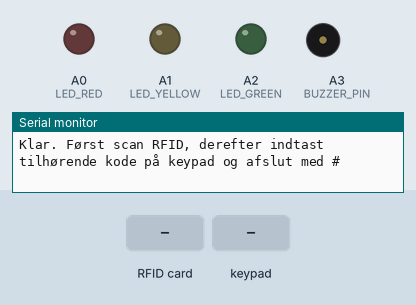
A sketch run on a simulated Arduino Uno, built with avr-gcc and run on an emulated ATmega328P. Shown: output pins drawn as LEDs (lit = HIGH), buzzer (waves = sounding), the last lines printed to the serial monitor. The inputs (shaded band) are chosen by the test bench. Pins used as bus, display or sensor lines are not drawn.

Above: at 1.2 s.
1.3 s: RFID card D1 30 EC 19 held to the reader
At 2.6 s:
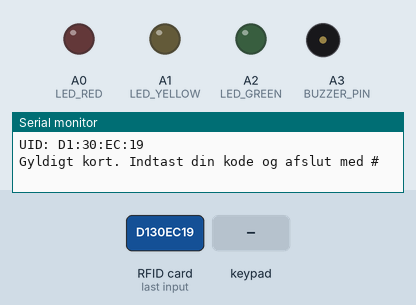
2.9 s: keypad keys 1 1 1 1 # pressed 0.4 s apart
At 6.0 s:
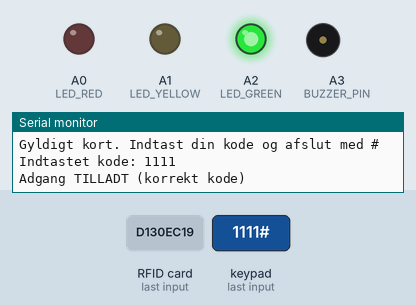
6.4 s: RFID card E3 07 B8 2E held to the reader
At 7.9 s:
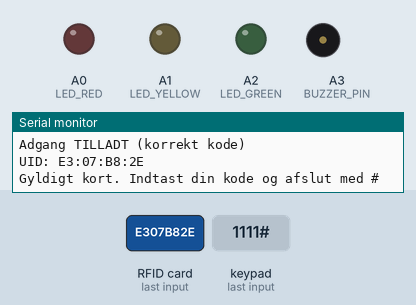
8.0 s: key '#' pressed
At 9.2 s:
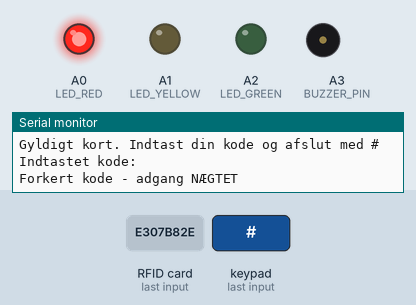
11.0 s: RFID card 07 94 F3 13 held to the reader
At 12.5 s:
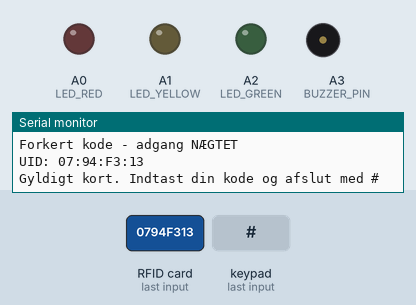
Timing chart, 0 to 13.5 s (numbered marks = the images above; inputs shaded):
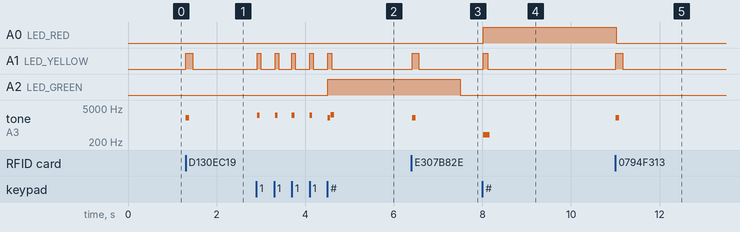

Measured:
- after the input at 1.3 s, A1 (LED_YELLOW): LOW → HIGH at once, → LOW 0.15 s later; tone on A3 (BUZZER_PIN): silent → 2000 Hz at once, → silent 0.08 s later
- after the input at 2.9 s, A1 (LED_YELLOW): alternates HIGH for 0.08 s and LOW for 0.32 s, 10 changes in all, then stays LOW, starting at once; A2 (LED_GREEN): LOW → HIGH after 1.6 s; tone on A3 (BUZZER_PIN): plays 2500 Hz for 0.06 s, 2500 Hz for 0.06 s, 2500 Hz for 0.06 s, 2500 Hz for 0.06 s, 2000 Hz for 0.06 s, 2600 Hz for 0.08 s, starting at once
- after the input at 6.4 s, A1 (LED_YELLOW): LOW → HIGH at once, → LOW 0.16 s later; tone on A3 (BUZZER_PIN): silent → 2000 Hz at once, → silent 0.08 s later
- after the input at 8.0 s, A0 (LED_RED): LOW → HIGH at once; A1 (LED_YELLOW): LOW → HIGH at once, → LOW 0.10 s later; tone on A3 (BUZZER_PIN): silent → 400 Hz at once, → silent 0.15 s later
- after the input at 11.0 s, A1 (LED_YELLOW): LOW → HIGH at once, → LOW 0.15 s later; tone on A3 (BUZZER_PIN): silent → 2000 Hz at once, → silent 0.08 s later

The sketch:

Keypad.ino
```cpp
#include <SPI.h>
#include <MFRC522.h>
#include <Keypad.h>

// ---------- RFID del ----------
#define SS_PIN 10
#define RST_PIN 9

MFRC522 rfid(SS_PIN, RST_PIN);
MFRC522::MIFARE_Key key;

// ---------- Keypad del ----------
const byte ROWS = 4, COLS = 4;

char keys[ROWS][COLS] = {
  {' ', '1','2','3'},
  {' ', '4','5','6'},
  {' ', '7','8','9'},
  {' ', '*','0','#'}
};

// Brug de samme pins som i dit NewKeyPad-program (tilpas hvis nødvendigt)
byte rowPins[ROWS] = {7, 0, 3, 4};   // Y1..Y4 (top→bottom)
byte colPins[COLS] = {1, 2, 5, 6};   // X1..X4 (left→right)

Keypad keypad = Keypad(makeKeymap(keys), rowPins, colPins, ROWS, COLS);

// ---------- LED + buzzer ----------
const uint8_t LED_GREEN  = A2;
const uint8_t LED_RED    = A0;
const uint8_t LED_YELLOW = A1;

const uint8_t  BUZZER_PIN = A3;
const uint16_t BEEP_MS    = 60;
const uint16_t BEEP_FREQ  = 2500;

const uint32_t OK_MS     = 3000;
const uint32_t WRONG_MS  = 3000;
const uint16_t BLINK_MS  = 80;

// ---------- Tilstande ----------
String buf;                    // det brugeren taster
String currentUID = "";        // sidst læste kort
String currentPIN = "";        // PIN som hører til det kort
bool waitingForPIN = false;    // om vi er i "indtast kode" tilstand

uint32_t greenOffAt  = 0;
uint32_t redOffAt    = 0;
uint32_t yellowOffAt = 0;

// ---------- HJÆLPEFUNKTIONER ----------

// Returnerer UID som "D1:30:EC:19" – eller "" hvis intet kort
String readRFID()
{
  if (!rfid.PICC_IsNewCardPresent() || !rfid.PICC_ReadCardSerial())
    return "";

  MFRC522::PICC_Type piccType = rfid.PICC_GetType(rfid.uid.sak);
  if (piccType != MFRC522::PICC_TYPE_MIFARE_MINI &&
      piccType != MFRC522::PICC_TYPE_MIFARE_1K &&
      piccType != MFRC522::PICC_TYPE_MIFARE_4K) {
    Serial.println(F("Your tag is not of type MIFARE Classic."));
    return "";
  }

  String strID = "";
  for (byte i = 0; i < 4; i++) {
    if (rfid.uid.uidByte[i] < 0x10) strID += "0";
    strID += String(rfid.uid.uidByte[i], HEX);
    if (i != 3) strID += ":";
  }
  strID.toUpperCase();

  Serial.print("UID: ");
  Serial.println(strID);

  return strID;
}

// Finder PIN-kode for et givent UID og gemmer den i currentPIN
bool selectPINForUID(const String &uid)
{
  if (uid.indexOf("D1:30:EC:19") >= 0) {   // brick
    currentPIN = "1111";                   // PIN til dette kort
    return true;
  }
  else if (uid.indexOf("E3:07:B8:2E") >= 0) { // kort
    currentPIN = "2222";                      // PIN til dette kort
    return true;
  }
  else if (uid.indexOf("07:94:F3:13") >= 0) { // Phillipkort
    currentPIN = "0001";                      // PIN til dette kort
    return true;
  }
  else if (uid.indexOf("CD:00:68:EE") >= 0) { // Rasmuskort
    currentPIN = "6969";                      // PIN til dette kort
    return true;
  }
  else if (uid.indexOf("6D:31:7C:EE") >= 0) {          // Patrikkort
    currentPIN = "0420";                      // PIN til dette kort
    return true;
  }

  currentPIN = "";
  return false;
}

void resetState()
{
  buf = "";
  currentUID = "";
  currentPIN = "";
  waitingForPIN = false;
}

// ---------- SETUP / LOOP ----------

void setup() {
  Serial.begin(9600);
  SPI.begin();
  rfid.PCD_Init();

  pinMode(LED_YELLOW, OUTPUT);
  pinMode(LED_RED,    OUTPUT);
  pinMode(LED_GREEN,  OUTPUT);
  pinMode(BUZZER_PIN, OUTPUT);

  digitalWrite(LED_YELLOW, LOW);
  digitalWrite(LED_RED,    LOW);
  digitalWrite(LED_GREEN,  LOW);

  keypad.setDebounceTime(20);
  keypad.setHoldTime(600);

  Serial.println("Klar. Først scan RFID, derefter indtast tilhørende kode på keypad og afslut med #");
}

void loop() {
  uint32_t now = millis();

  // ikke-blokerende LED timeouts
  if (greenOffAt  && now >= greenOffAt)  { digitalWrite(LED_GREEN,  LOW); greenOffAt  = 0; }
  if (redOffAt    && now >= redOffAt)    { digitalWrite(LED_RED,    LOW); redOffAt    = 0; }
  if (yellowOffAt && now >= yellowOffAt) { digitalWrite(LED_YELLOW, LOW); yellowOffAt = 0; }

  // 1) Hvis vi IKKE venter på PIN, så kigger vi efter et kort
  if (!waitingForPIN) {
    String uid = readRFID();
    if (uid != "") {
      currentUID = uid;

      if (selectPINForUID(uid)) {
        // kendt kort -> bed om kode
        Serial.println("Gyldigt kort. Indtast din kode og afslut med #");
        waitingForPIN = true;

        // lille "kort OK" feedback
        digitalWrite(LED_YELLOW, HIGH);
        yellowOffAt = now + 2 * BLINK_MS;
        tone(BUZZER_PIN, 2000, 80);
      } else {
        // ukendt kort
        Serial.println("Adgang NÆGTET (ukendt kort)");
        digitalWrite(LED_RED, HIGH);
        redOffAt = now + WRONG_MS;
        tone(BUZZER_PIN, 400, 200);
        resetState();
      }
    }

    if (!waitingForPIN) return; // stadig ikke noget kort → slut denne loop-runde
  }

  // 2) HERFRA: vi har et gyldigt kort, og currentPIN er sat.
  //    Nu læser vi keypad-input
  char k = keypad.getKey();
  if (!k || k == ' ') return;

  // blink gul ved hvert tryk
  digitalWrite(LED_YELLOW, HIGH);
  yellowOffAt = now + BLINK_MS;
  tone(BUZZER_PIN, BEEP_FREQ, BEEP_MS);

  if (k == '#') { // ENTER
    Serial.print("Indtastet kode: ");
    Serial.println(buf);

    if (buf.equals(currentPIN)) {
      // SUCCESS
      Serial.println("Adgang TILLADT (korrekt kode)");
      digitalWrite(LED_GREEN, HIGH);
      greenOffAt = now + OK_MS;
      digitalWrite(LED_RED, LOW); redOffAt = 0;

      // success-lyd
      tone(BUZZER_PIN, 2000, 60);
      delay(70);
      tone(BUZZER_PIN, 2600, 80);

      // Her kan du aktivere relæ / lås
    } else {
      // FAILURE
      Serial.println("Forkert kode - adgang NÆGTET");
      digitalWrite(LED_RED, HIGH);
      redOffAt = now + WRONG_MS;
      digitalWrite(LED_GREEN, LOW); greenOffAt = 0;
      tone(BUZZER_PIN, 400, 150);
    }

    // efter et forsøg (uanset hvad) går vi tilbage til "scan kort"
    resetState();
  }
  else if (k == '*') { // BACKSPACE
    if (buf.length()) buf.remove(buf.length() - 1);
  }
  else {
    if (buf.length() < 16) buf += k;
  }
}
```
